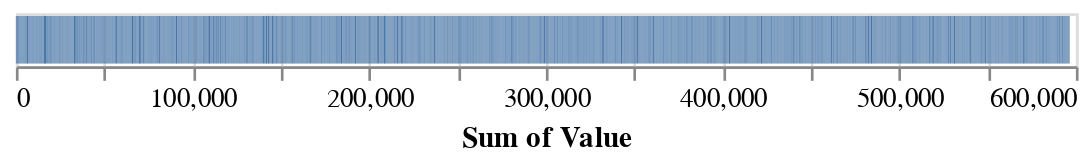

Source (notebook cell):
### Code cell
alt.Chart(y2k_pop).mark_bar().encode(
    x='Sum of Value',
)

### Figure 1 — Vega-Lite specification as saved in the notebook (floating-point values rounded to 4 significant figures; data arrays with more than 128 entries replaced by an {"elided": "..."} marker saying what was removed)
{"config": {"view": {"continuousWidth": 400, "continuousHeight": 300}}, "data": {"name": "data-fe5de56e80be76d545597ad5cf123697"}, "mark": "bar", "encoding": {"x": {"field": "Sum of Value", "type": "quantitative"}}, "$schema": "https://vega.github.io/schema/vega-lite/v4.17.0.json", "datasets": {"data-fe5de56e80be76d545597ad5cf123697": {"elided": "4500 records"}}}
